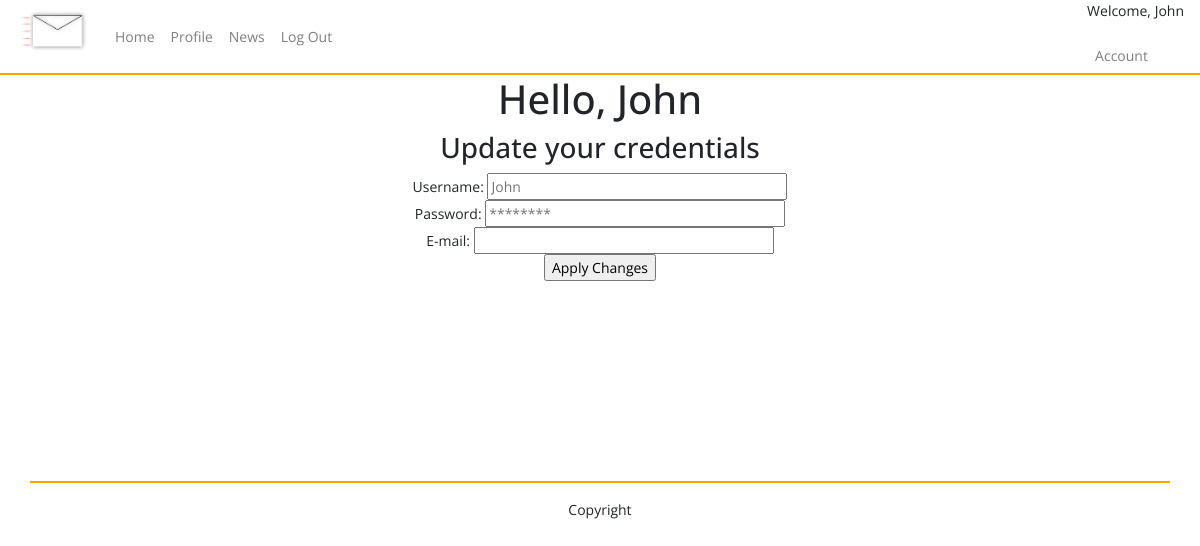
/account_settings (signed in), run on an earlier commit of the app's database.
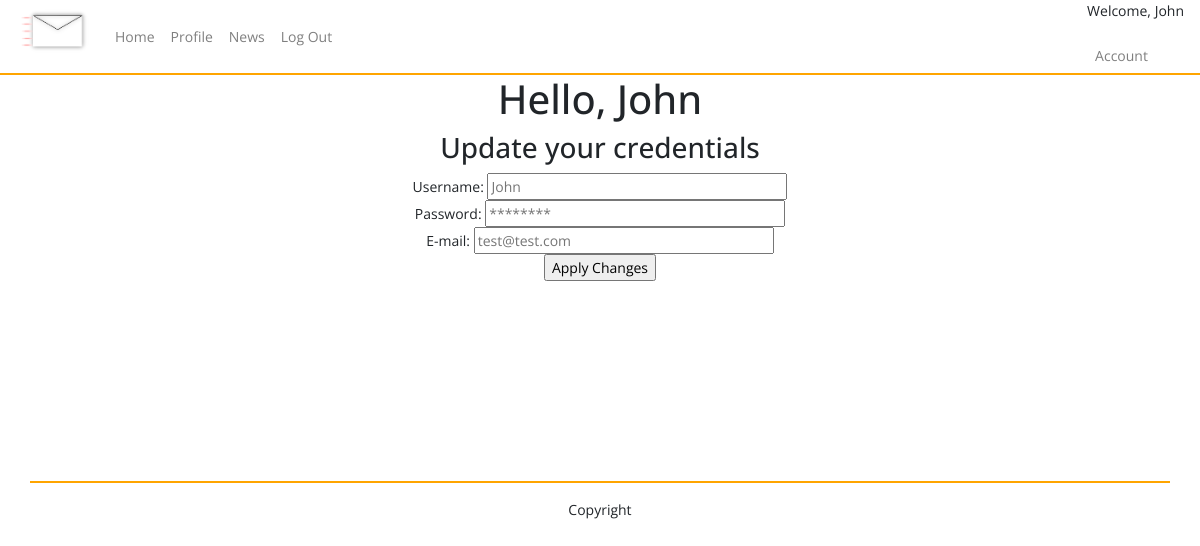
And on a later commit of the database.
### tables this page shows
CREATE TABLE users (
    ID INTEGER PRIMARY KEY AUTOINCREMENT,
    username TEXT NOT NULL,
    password TEXT NOT NULL,
    email TEXT NOT NULL UNIQUE
, user_type VARCHAR, whitelisted text, blacklisted text);

### app.py (the view)
@app.route("/account_settings")
def account_settings():
    if not session.get('username'):
        return redirect(url_for('home'))
    user=query_db('SELECT * FROM users WHERE username = ?', [session['username']], True)
    return render_template("account_settings.html", user = user)

### app.py (called while the page is built)
def query_db(query, args=(), one=False):
    con = g._database = sqlite3.connect(DATABASE)
    con.row_factory = sqlite3.Row
    cur = con.execute(query, args)
    rv = cur.fetchall()
    cur.close()
    return (rv[0] if rv else None) if one else rv

### templates/account_settings.html (shortened to what this page needs)
{% include "layout.html" %}
{% include "nav.html" %}
<body>
<div class="container-fluid">
    <div class="row text-center">
        <div class="col">
        <h1>Hello, {{session.username}}</h1>
        <h3>Update your credentials</h3>
        <form action="{{ url_for('account_update') }}" method="POST" id="acc_form">
            <a>Username: </a><input type="text" placeholder="{{user.username}}" name="user" style="width: 300px" required/><br>
            <a>Password: </a><input type="password" placeholder="********" name="pass" style="width: 300px" required/><br>
            <a>E-mail: </a><input type="text" placeholder="{{user.email}}" name="email" style="width: 300px" required/><br>
            <input type="submit" value="Apply Changes" />
        </form>
        </div>
    </div>
</div>
</body>
{% include "footer.html" %}

### templates/nav.html (shortened to what this page needs)
<nav class="navbar nav-main navbar-expand-lg navbar-light">
    <a class="navbar-brand">
      <img src="{{url_for('static', filename='assets/logo.png')}}" alt="logo" style="height: 75px;">
    </a>
    <div class="collapse navbar-collapse" id="navbarNav">
      <ul class="navbar-nav">
        <li class="nav-item">
          <a class="nav-link" href="{{ url_for('posts') }}">Home</a>
        </li>
        <li class="nav-item">
          <a class="nav-link" href="{{ url_for('profile') }}">Profile</a>
        </li>
        <li class="nav-item">
          <a class="nav-link" href="{{ url_for('news') }}">News</a>
        </li>
        <li class="nav-item">
          <a class="nav-link" href="{{ url_for('logout') }}">Log Out</a>
        </li>
      </ul>
    </div>
    <div class="welcome-session">
      <p>Welcome, {{session.username}}</p>
      <ul class="navbar-nav">
        <li class="nav-item">
          <a class="nav-link" href="{{ url_for('account_settings') }}">Account</a>
        </li>
      </ul>
    </div>
  </nav>

What changed in the data, as far as the page shows it:
changed users "John": email (not shown) → "test@test.com"
